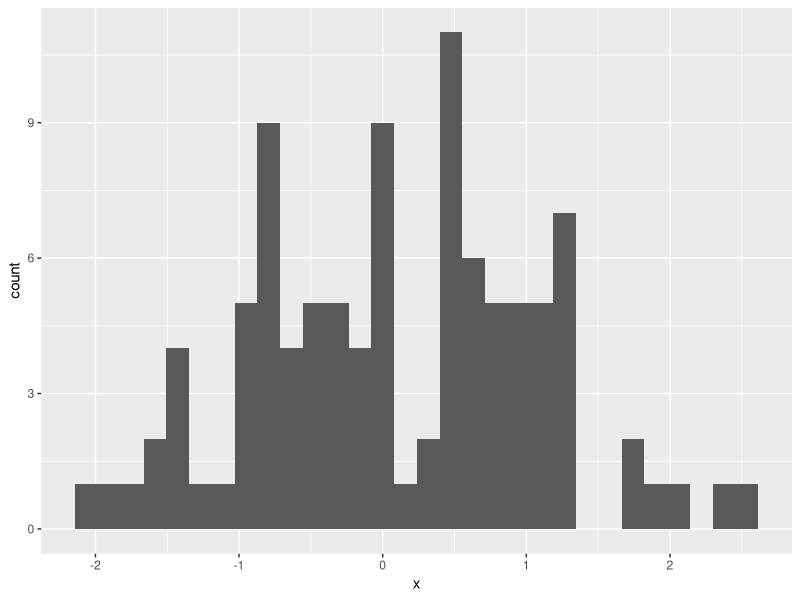

Here is the R script that generated this plot:
library(ggplot2)
library(dplyr)
library(broom)
############################
df <- data.frame(x = rnorm(100))

plot1 <- ggplot(data = df, aes(x = x)) + geom_histogram()
plot1
